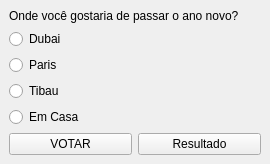
<?xml version="1.0" encoding="UTF-8"?>
<ui version="4.0">
 <class>Janela</class>
 <widget class="QMainWindow" name="Janela">
  <property name="geometry">
   <rect>
    <x>0</x>
    <y>0</y>
    <width>270</width>
    <height>152</height>
   </rect>
  </property>
  <property name="windowTitle">
   <string>Enquete</string>
  </property>
  <widget class="QWidget" name="centralwidget">
   <layout class="QGridLayout" name="gridLayout">
    <item row="0" column="0" colspan="2">
     <widget class="QLabel" name="label_pergunta">
      <property name="text">
       <string>Onde você gostaria de passar o ano novo?</string>
      </property>
     </widget>
    </item>
    <item row="1" column="0">
     <widget class="QRadioButton" name="radioButton_dubai">
      <property name="text">
       <string>Dubai</string>
      </property>
     </widget>
    </item>
    <item row="2" column="0">
     <widget class="QRadioButton" name="radioButton_paris">
      <property name="text">
       <string>Paris</string>
      </property>
     </widget>
    </item>
    <item row="3" column="0">
     <widget class="QRadioButton" name="radioButton_tibau">
      <property name="text">
       <string>Tibau</string>
      </property>
     </widget>
    </item>
    <item row="4" column="0">
     <widget class="QRadioButton" name="radioButton_casa">
      <property name="text">
       <string>Em Casa</string>
      </property>
     </widget>
    </item>
    <item row="5" column="0">
     <widget class="QPushButton" name="pushButton_votar">
      <property name="text">
       <string>VOTAR</string>
      </property>
     </widget>
    </item>
    <item row="5" column="1">
     <widget class="QPushButton" name="pushButton_resultado">
      <property name="text">
       <string>Resultado</string>
      </property>
     </widget>
    </item>
   </layout>
  </widget>
 </widget>
 <resources/>
 <connections/>
</ui>
